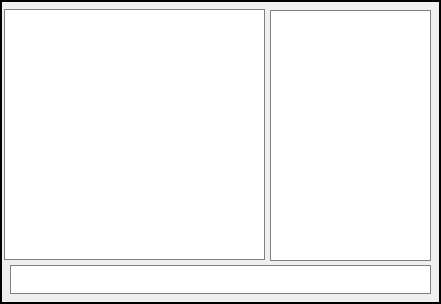
   <widget class="QFrame" name="chat_window">
    <property name="enabled">
     <bool>true</bool>
    </property>
    <property name="geometry">
     <rect>
      <x>350</x>
      <y>163</y>
      <width>441</width>
      <height>304</height>
     </rect>
    </property>
    <property name="frameShape">
     <enum>QFrame::WinPanel</enum>
    </property>
    <property name="frameShadow">
     <enum>QFrame::Plain</enum>
    </property>
    <widget class="QTextEdit" name="chatlog">
     <property name="enabled">
      <bool>true</bool>
     </property>
     <property name="geometry">
      <rect>
       <x>4</x>
       <y>9</y>
       <width>261</width>
       <height>251</height>
      </rect>
     </property>
     <property name="font">
      <font>
       <family>JetBrains Mono</family>
       <pointsize>12</pointsize>
      </font>
     </property>
     <property name="focusPolicy">
      <enum>Qt::NoFocus</enum>
     </property>
     <property name="styleSheet">
      <string notr="true">border: 1px solid grey;</string>
     </property>
     <property name="readOnly">
      <bool>true</bool>
     </property>
    </widget>
    <widget class="QLineEdit" name="chat_entry">
     <property name="geometry">
      <rect>
       <x>10</x>
       <y>265</y>
       <width>421</width>
       <height>29</height>
      </rect>
     </property>
     <property name="font">
      <font>
       <family>JetBrains Mono</family>
       <pointsize>12</pointsize>
      </font>
     </property>
     <property name="focusPolicy">
      <enum>Qt::ClickFocus</enum>
     </property>
     <property name="styleSheet">
      <string notr="true">border: 1px solid grey;</string>
     </property>
    </widget>
    <widget class="QTextEdit" name="users_list">
     <property name="geometry">
      <rect>
       <x>270</x>
       <y>10</y>
       <width>161</width>
       <height>251</height>
      </rect>
     </property>
     <property name="font">
      <font>
       <family>JetBrains Mono</family>
       <pointsize>12</pointsize>
      </font>
     </property>
     <property name="focusPolicy">
      <enum>Qt::NoFocus</enum>
     </property>
     <property name="styleSheet">
      <string notr="true">border: 1px solid grey;</string>
     </property>
     <property name="readOnly">
      <bool>true</bool>
     </property>
    </widget>
   </widget>
